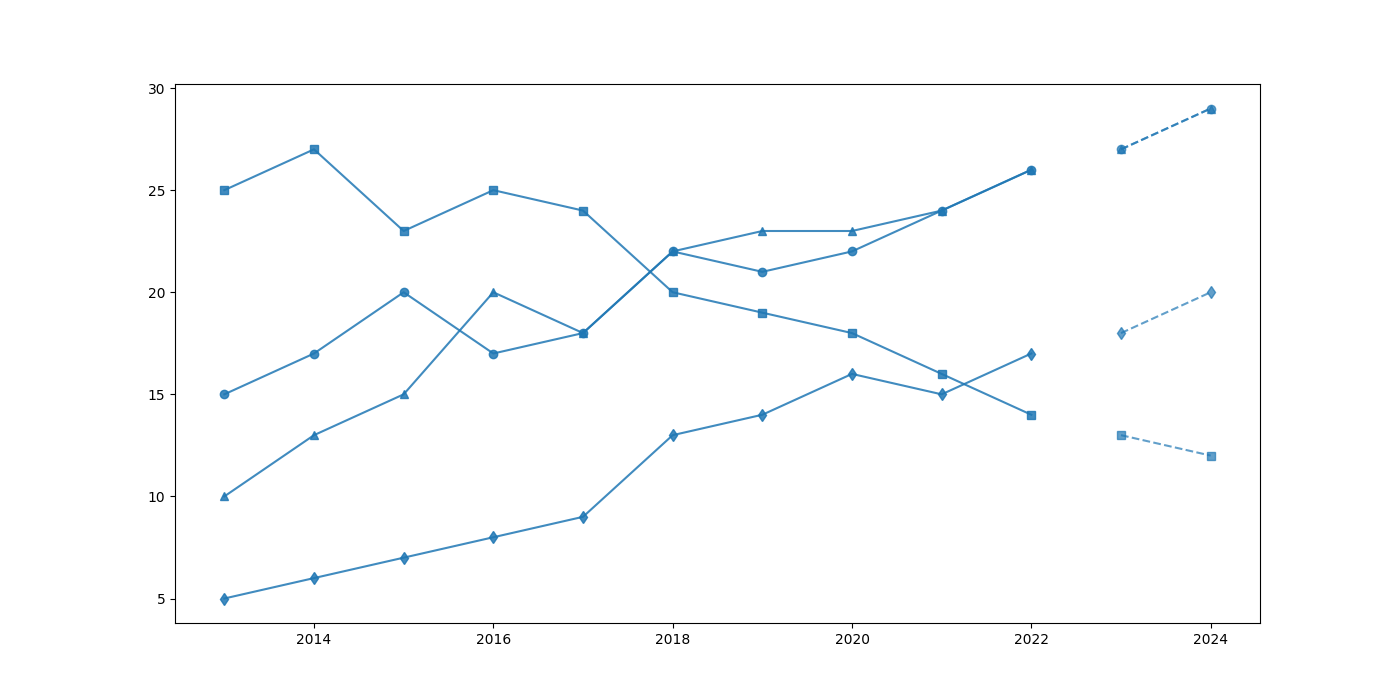

Recreate this plot in Python.
import matplotlib.pyplot as plt
import numpy as np

years = np.arange(2013, 2023)

market_share_innovators = np.array([15, 17, 20, 17, 18, 22, 21, 22, 24, 26])
market_share_visionary = np.array([25, 27, 23, 25, 24, 20, 19, 18, 16, 14])
market_share_pioneer = np.array([10, 13, 15, 20, 18, 22, 23, 23, 24, 26])
market_share_challengers = np.array([5, 6, 7, 8, 9, 13, 14, 16, 15, 17])

forecast_years = np.array([2023, 2024])
forecast_innovators = np.array([27, 29])
forecast_visionary = np.array([13, 12])
forecast_pioneer = np.array([27, 29])
forecast_challengers = np.array([18, 20])

fig, ax = plt.subplots(figsize=(14, 7))

# Apply a single consistent color across all data groups
consistent_color = 'tab:blue'

ax.plot(years, market_share_innovators, marker='o', linestyle='-', color=consistent_color, alpha=0.85)
ax.plot(years, market_share_visionary, marker='s', linestyle='-', color=consistent_color, alpha=0.85)
ax.plot(years, market_share_pioneer, marker='^', linestyle='-', color=consistent_color, alpha=0.85)
ax.plot(years, market_share_challengers, marker='d', linestyle='-', color=consistent_color, alpha=0.85)

ax.plot(forecast_years, forecast_innovators, marker='o', linestyle='--', color=consistent_color, alpha=0.7)
ax.plot(forecast_years, forecast_visionary, marker='s', linestyle='--', color=consistent_color, alpha=0.7)
ax.plot(forecast_years, forecast_pioneer, marker='^', linestyle='--', color=consistent_color, alpha=0.7)
ax.plot(forecast_years, forecast_challengers, marker='d', linestyle='--', color=consistent_color, alpha=0.7)

plt.show()
